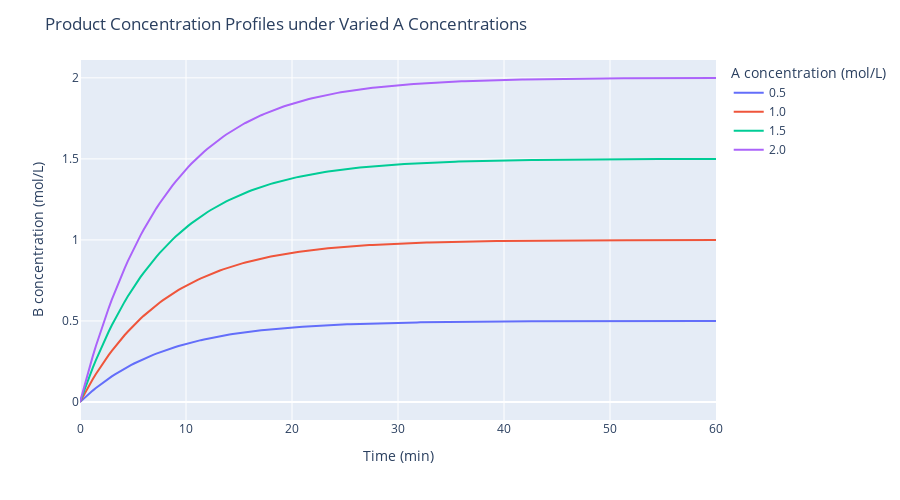

Here is the notebook cell this chart was saved with:
### Code cell
# B concentration profiles under vared A concentrations
# set A concentration to a list of values: [0.5, 1.0, 1.5, 2.0]
operation_params = {
    ('Concentration', None, 0, None, 0): [0.5, 1.0, 1.5, 2.0],
    ('Temperature', None, None, None, None): 50.0,
    ('Batch_Time', None, None, None, None): 60.0
}
toy_case.plot_product_profile_with_A_concs(operation_params)

### Figure 1 — Plotly figure (JSON) as saved in the notebook; plotly's stock layout.template omitted (floating-point values rounded to 4 significant figures; data arrays with more than 128 entries replaced by an {"elided": "..."} marker saying what was removed)
{"data": [{"hovertemplate": "A concentration (mol/L)=0.5<br>Time (min)=%{x}<br>B concentration (mol/L)=%{y}<extra></extra>", "legendgroup": "0.5", "line": {"color": "#636efa", "dash": "solid"}, "marker": {"symbol": "circle"}, "mode": "lines", "name": "0.5", "orientation": "v", "showlegend": true, "type": "scatter", "x": {"elided": "201 float values"}, "xaxis": "x", "y": {"elided": "201 float values"}, "yaxis": "y"}, {"hovertemplate": "A concentration (mol/L)=1.0<br>Time (min)=%{x}<br>B concentration (mol/L)=%{y}<extra></extra>", "legendgroup": "1.0", "line": {"color": "#EF553B", "dash": "solid"}, "marker": {"symbol": "circle"}, "mode": "lines", "name": "1.0", "orientation": "v", "showlegend": true, "type": "scatter", "x": {"elided": "201 float values"}, "xaxis": "x", "y": {"elided": "201 float values"}, "yaxis": "y"}, {"hovertemplate": "A concentration (mol/L)=1.5<br>Time (min)=%{x}<br>B concentration (mol/L)=%{y}<extra></extra>", "legendgroup": "1.5", "line": {"color": "#00cc96", "dash": "solid"}, "marker": {"symbol": "circle"}, "mode": "lines", "name": "1.5", "orientation": "v", "showlegend": true, "type": "scatter", "x": {"elided": "201 float values"}, "xaxis": "x", "y": {"elided": "201 float values"}, "yaxis": "y"}, {"hovertemplate": "A concentration (mol/L)=2.0<br>Time (min)=%{x}<br>B concentration (mol/L)=%{y}<extra></extra>", "legendgroup": "2.0", "line": {"color": "#ab63fa", "dash": "solid"}, "marker": {"symbol": "circle"}, "mode": "lines", "name": "2.0", "orientation": "v", "showlegend": true, "type": "scatter", "x": {"elided": "201 float values"}, "xaxis": "x", "y": {"elided": "201 float values"}, "yaxis": "y"}], "layout": {"height": 500, "legend": {"title": {"text": "A concentration (mol/L)"}, "tracegroupgap": 0}, "margin": {"t": 60}, "title": {"text": "Product Concentration Profiles under Varied A Concentrations"}, "width": 900, "xaxis": {"anchor": "y", "domain": [0, 1], "title": {"text": "Time (min)"}}, "yaxis": {"anchor": "x", "domain": [0, 1], "title": {"text": "B concentration (mol/L)"}}}}
